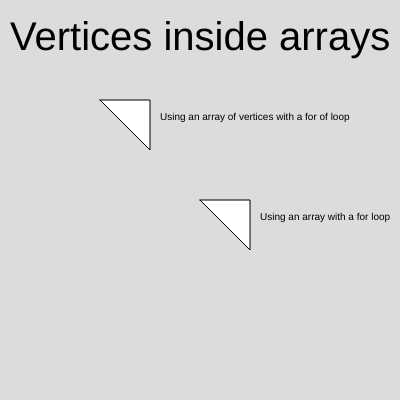
Frame 1 (no input)
Frame 60 (no input): identical to frame 1, image omitted
Frame 120 (the mouse pressed at the canvas centre since frame 60): identical to frame 1, image omitted

The p5.js sketch that drew this single still picture (run headless with seeded random() and noise() and a simulated clock; from frame 60 on, the mouse is pressed at the canvas centre):

// p5.js sketch
// ── sketch.js
let array = [200,200,250,200,250,250];

let points;


function setup() {
  createCanvas(400, 400);
  points = [
    createVector(100,100),
    createVector(150,100),
    createVector(150,150)
  ];
}

function draw() {
  background(220);
  textSize(40);
  text('Vertices inside arrays',10,50);
  textSize(10);
  text('Using an array with a for loop', 260, 220 );
  beginShape();
  
  for(let i = 0; i < array.length; i+=2){
    
      vertex(array[i], array[i+1]); //i = x, i+1 = y;
    
  }
  
  endShape(CLOSE);
  
  text('Using an array of vertices with a for of loop', 160, 120 );
  beginShape();
  
  for (let p of points){
    vertex(p.x,p.y);
    }
  
  endShape(CLOSE);
}
